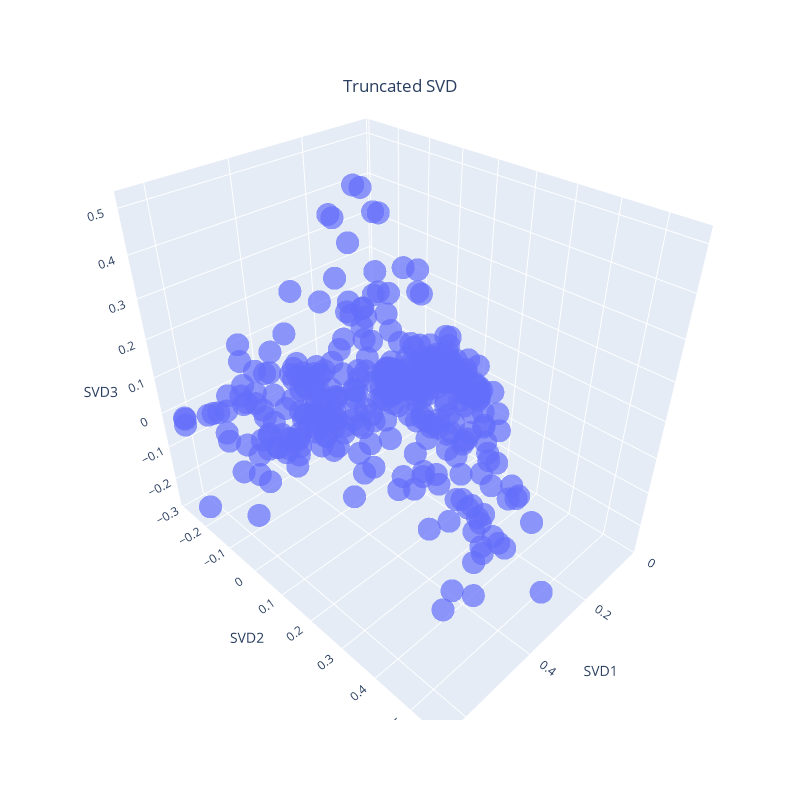

Notebook source saved alongside this figure:
### Code cell
fig = px.scatter_3d(x=matrix_svd[:, 0], y=matrix_svd[:, 1], z=matrix_svd[:, 2],
                    size_max=30, opacity=0.7, 
                    labels = {"x" :"SVD1", "y": "SVD2", "z" : "SVD3"})

fig.update_layout(title ="Truncated SVD", title_x =0.5, title_y=0.9, width=800, height=800)

fig.show()

### Figure 1 — Plotly figure (JSON) as saved in the notebook; plotly's stock layout.template omitted (floating-point values rounded to 4 significant figures; data arrays with more than 128 entries replaced by an {"elided": "..."} marker saying what was removed)
{"data": [{"hovertemplate": "SVD1=%{x}<br>SVD2=%{y}<br>SVD3=%{z}<extra></extra>", "legendgroup": "", "marker": {"color": "#636efa", "opacity": 0.7, "symbol": "circle"}, "mode": "markers", "name": "", "scene": "scene", "showlegend": false, "type": "scatter3d", "x": {"elided": "376 float values"}, "y": {"elided": "376 float values"}, "z": {"elided": "376 float values"}}], "layout": {"height": 800, "legend": {"tracegroupgap": 0}, "margin": {"t": 60}, "scene": {"domain": {"x": [0, 1], "y": [0, 1]}, "xaxis": {"title": {"text": "SVD1"}}, "yaxis": {"title": {"text": "SVD2"}}, "zaxis": {"title": {"text": "SVD3"}}}, "title": {"text": "Truncated SVD", "x": 0.5, "y": 0.9}, "width": 800}}
